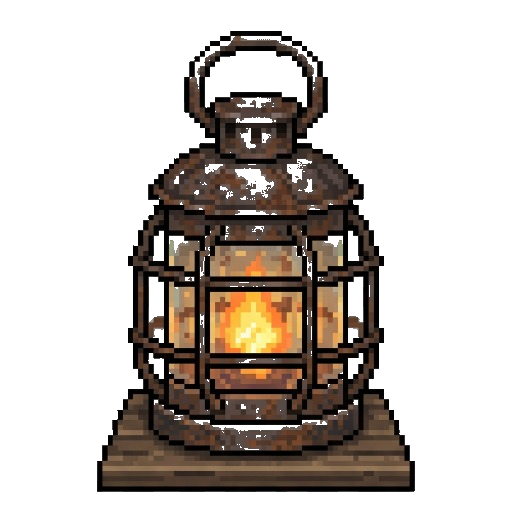
#> input picture src/assets/Lanterns/lvl1_lantern.png, 512 x 512 px
$ python -i slice_spritesheets.py   (imports and definitions only)
#> lines starting #> are read from the running program, lines starting #| are printed output that depends on the picture; after the words box and inside, x2 and y2 are one past the last pixel; in counts of white or black regions, pixels touching at a corner belong together
#!/usr/bin/env python3
"""
BoatLoad — Automated Spritesheet Slicer & JPEG-to-PNG Converter
Handles JPEG inputs from Nano Banana:
- Reads .jpg, .jpeg, or .png from public/assets/ui/raw_sheets/
- Flood-fills out solid background (e.g. solid black #000000 or solid white) with JPEG noise tolerance
- Preserves black/dark pixels inside the sprites
- Nearest-neighbor scales and centers each icon into clean transparent PNGs
"""

import os
import sys
import json
from pathlib import Path
from PIL import Image, ImageDraw

SCRIPT_DIR = Path(__file__).resolve().parent
PROJECT_ROOT = SCRIPT_DIR.parent
MANIFEST_PATH = SCRIPT_DIR / "spritesheet_manifest.json"
RAW_SHEETS_DIR = PROJECT_ROOT / "public" / "assets" / "ui" / "raw_sheets"

VALID_EXTENSIONS = [".jpg", ".jpeg", ".png", ".webp", ".JPG", ".JPEG", ".PNG"]

GEMINI_SHEET_MAP = {
    "sheet_maritime": "nautical_icons_sheet.png",
    "sheet_tools": "crafting_tools_sheet.png",
    "sheet_combat": "pirate_combat_sheet.png",
    "sheet_weather": "weather_sky_icons_sheet.png",
    "sheet_system": "media_ui_icons_sheet.png",
    "sheet_badges_biomes": "game_ui_icons_sheet.png",
    "sheet_brushes_materials": "nautical_materials_sheet.png",
}

# [30 lines left out: function find_sheet_file, not called in this run]

def clean_jpeg_background(cell_img, thresh=42):
    """
    If the image is already transparent PNG, returns it directly.
    Otherwise converts RGB to RGBA and uses perimeter boundary flood-fill to carve away
    the background color.
    """
    img = cell_img.convert("RGBA")

    # If the cell already has alpha transparency (prepared by user), don't touch it!
    alpha = img.split()[-1]
    if alpha.getextrema()[0] == 0:
        return img

    w, h = img.size

    # Sample boundary pixels around the outer perimeter
    border_points = []
    for x in range(0, w, 2):
        border_points.append((x, 0))
        border_points.append((x, h - 1))
    for y in range(0, h, 2):
        border_points.append((0, y))
        border_points.append((w - 1, y))

    border_colors = [img.getpixel(pt)[:3] for pt in border_points]
    # Median background color
    median_color = sorted(border_colors, key=lambda c: sum(c))[len(border_colors) // 2]

    # Flood-fill from every border seed that matches the background color within threshold
    for seed in border_points:
        curr = img.getpixel(seed)
        if curr[3] == 0:
            continue
        diff = sum(abs(curr[i] - median_color[i]) for i in range(3))
        if diff <= thresh * 2.5:
            try:
                ImageDraw.floodfill(img, seed, (0, 0, 0, 0), thresh=thresh)
            except Exception:
                pass

    # Secondary sweep: clear any remaining 2px edge contact artifacts
    pixels = img.load()
    for y in range(h):
        for x in range(w):
            if x < 2 or x >= w - 2 or y < 2 or y >= h - 2:
                p = pixels[x, y]
                if p[3] > 0 and sum(abs(p[i] - median_color[i]) for i in range(3)) <= thresh * 1.8:
                    pixels[x, y] = (0, 0, 0, 0)

    return img

# [84 lines left out: functions auto_crop_and_fit, slice_sheet, not called in this run]

FRAME_MAP = [
    {
        "source": "wooden_panel_brass_corners.png",
        "target": "public/assets/ui/frames/frame_main_menu_plaque.png",
        "size": (256, 256)
    },
    {
        "source": "open_tome.png",
        "target": "public/assets/ui/frames/modal_logbook_spread.png",
        "size": (640, 440)
    },
    {
        "source": "framed_chalkboard_slate.png",
        "target": "public/assets/ui/frames/frame_pause_cabinet.png",
        "size": (256, 256)
    },
    {
        "source": "parchment_ledger.png",
        "target": "public/assets/ui/frames/frame_results_manifest.png",
        "size": (440, 520)
    }
]

# [60 lines left out: functions process_frames, main, not called in this run]

# [2 lines not run here, left out]

>>> from PIL import Image
>>> picture = Image.open('../src/assets/Lanterns/lvl1_lantern.png')
#> picture is the input picture: PIL image 512x512 RGBA; mean R, G, B, A 27.6, 20.8, 15.4, 86.6
>>> result = clean_jpeg_background(picture)
#> in clean_jpeg_background, `alpha = img.split()[-1]`:
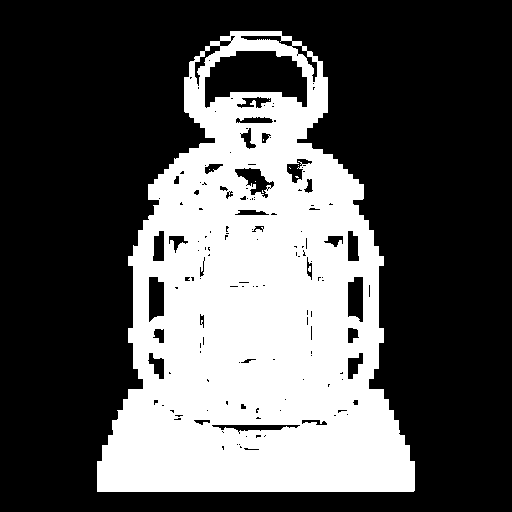
#> alpha: PIL image 512x512 L; 34% white; 10 white regions (9 under 20 px), largest, box (x1, y1, x2, y2) and area: (97, 31, 415, 492) 89033

$ run again, on src/assets/npc/baraka.png
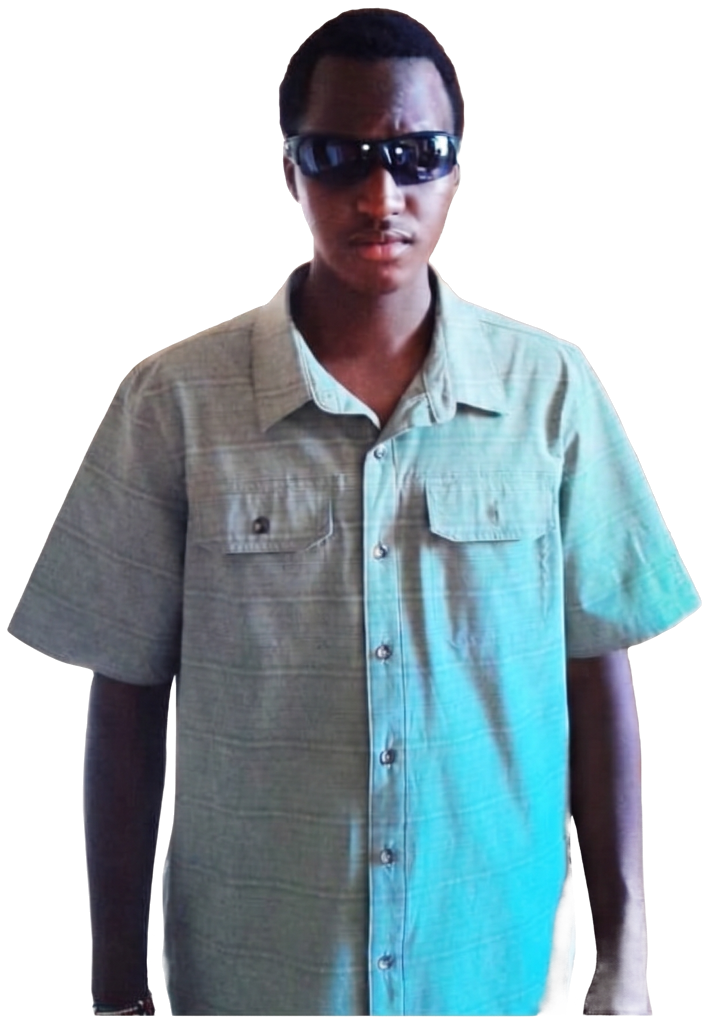
#> input picture src/assets/npc/baraka.png, 710 x 1024 px
#> picture is the input picture: PIL image 710x1024 RGBA; mean R, G, B, A 60.3, 76.3, 82.8, 149.4
#> in clean_jpeg_background, `alpha = img.split()[-1]`:
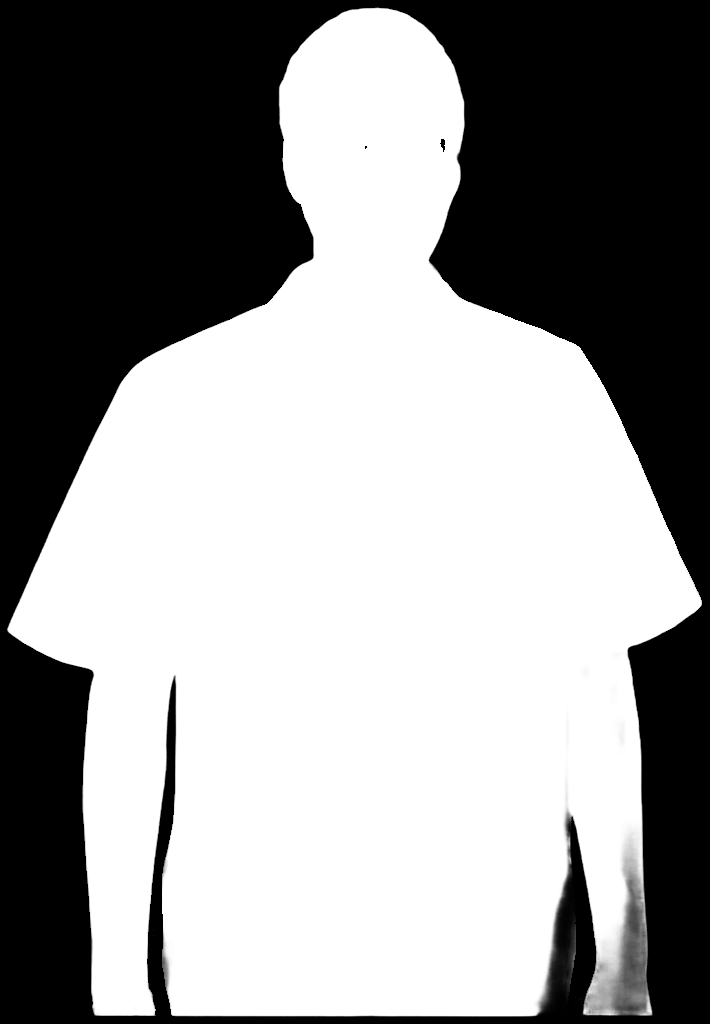
#> alpha: PIL image 710x1024 L; min 0, max 255, mean 149.4
